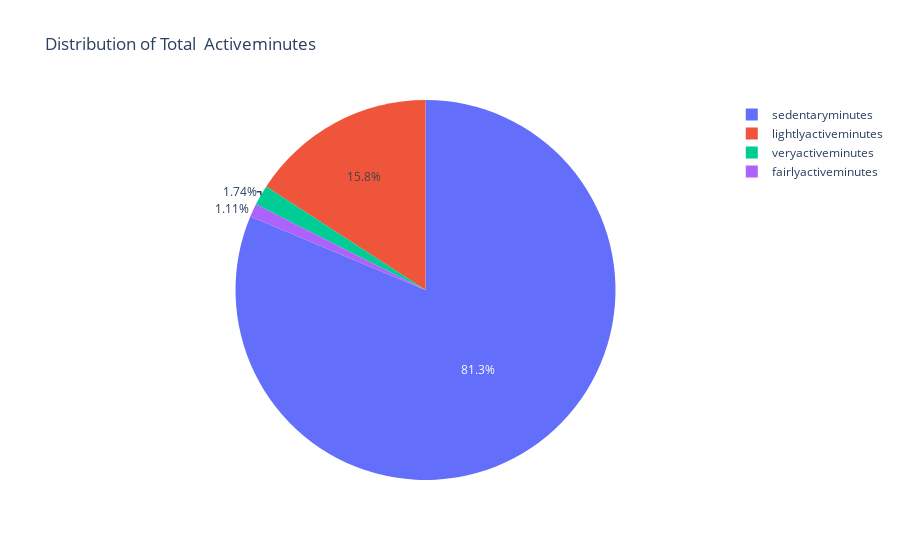

Notebook code for this chart:
### Markdown cell above
#### Findings:
- Lightactivedistance is highest at 3000, showing most subjects have low activity.
- Veryactivedistance is moderate at 1500, indicating a smaller highly active group.
- Moderatelyactivedistance is lowest at ~500, suggesting few subjects are in this range.
- The data shows a polarized distribution with less moderate activity.

### Code cell
sum_minus = daily_activity[['sedentaryminutes','lightlyactiveminutes','fairlyactiveminutes','veryactiveminutes']].sum()
avctiveminus = ['sedentaryminutes','lightlyactiveminutes','fairlyactiveminutes','veryactiveminutes']
plot1= px.pie(daily_activity,values=sum_minus,names=avctiveminus,title='Distribution of Total  Activeminutes')
plot1

### Figure 1 — Plotly figure (JSON) as saved in the notebook; plotly's stock layout.template omitted (floating-point values rounded to 4 significant figures)
{"data": [{"domain": {"x": [0, 1], "y": [0, 1]}, "hovertemplate": "label=%{label}<br>value=%{value}<extra></extra>", "labels": ["sedentaryminutes", "lightlyactiveminutes", "fairlyactiveminutes", "veryactiveminutes"], "legendgroup": "", "name": "", "showlegend": true, "type": "pie", "values": [931738, 181244, 12751, 19895]}], "layout": {"legend": {"tracegroupgap": 0}, "title": {"text": "Distribution of Total  Activeminutes"}}}
